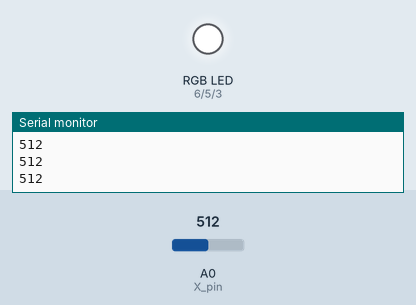
This sketch was run on a simulated Arduino Uno, built with avr-gcc and run on an emulated ATmega328P. Shown: an RGB LED mixed from three pins (HIGH = lit), the last lines printed to the serial monitor. The test bench sets the inputs (shaded band); at power-on: A0 (X_pin) = 512.

Above: at 1.2 s.
1.3 s: A0 (X_pin) set to 311
2.8 s: A0 (X_pin) set to 284
At 4.17 s:
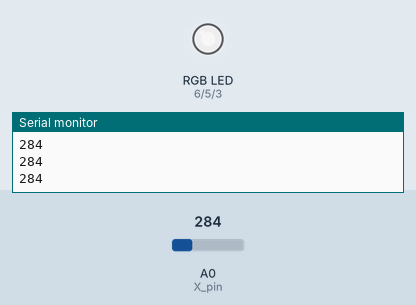
At 10.3 s:
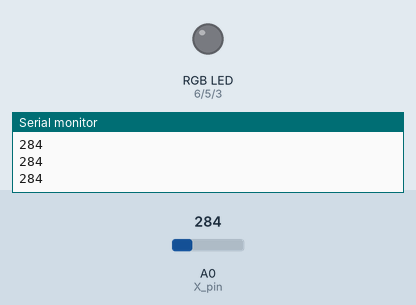
Timing chart, 0 to 11.8 s (numbered marks = the images above; inputs shaded):
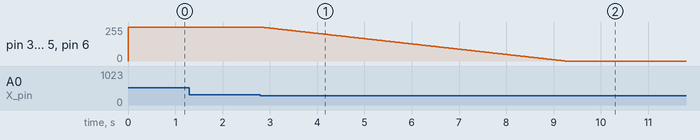

Measured:
- the behaviour switches between 300 and 299 on A0 (X_pin) (found by bisection; images 0 and 1)
- after the input at 2.8 s, pin 3 (BLUE), pin 5 (GREEN), pin 6 (RED): moves from 255/255 to 0/255 over 6.4 s, starting at once

The sketch:

levelLight.ino
```cpp
const int SW_pin = 2; // digital pin connected to switch output
const int X_pin = 0; // analog pin connected to X output
const int Y_pin = 1; // analog pin connected to Y output

#define BLUE 3
#define GREEN 5
#define RED 6

#define delayTime 25

int brightness = 255;

void setup() {
  Serial.begin(115200);
  pinMode(SW_pin, INPUT);
  digitalWrite(SW_pin, HIGH);

  pinMode(RED, OUTPUT);
  pinMode(GREEN, OUTPUT);
  pinMode(BLUE, OUTPUT);
  digitalWrite(RED, HIGH);
  digitalWrite(GREEN, HIGH);
  digitalWrite(BLUE, HIGH);

}

void increaseBrightness() {
  if (brightness < 255) {
    brightness += 1;
  }
}

void decreaseBrightness() {
  if (brightness > 0) {
    brightness -= 1;
  }
}

void updateColour() {
  analogWrite(RED, brightness);
  analogWrite(GREEN, brightness);
  analogWrite(BLUE, brightness);
}

void loop() {

  int x = analogRead(X_pin);
  Serial.print(x);
  Serial.print("\n");
  if (x > 600) {
    increaseBrightness();
  }
  else if (x < 300) {
    decreaseBrightness();
  }
  updateColour();
  delay(delayTime);
}
```
